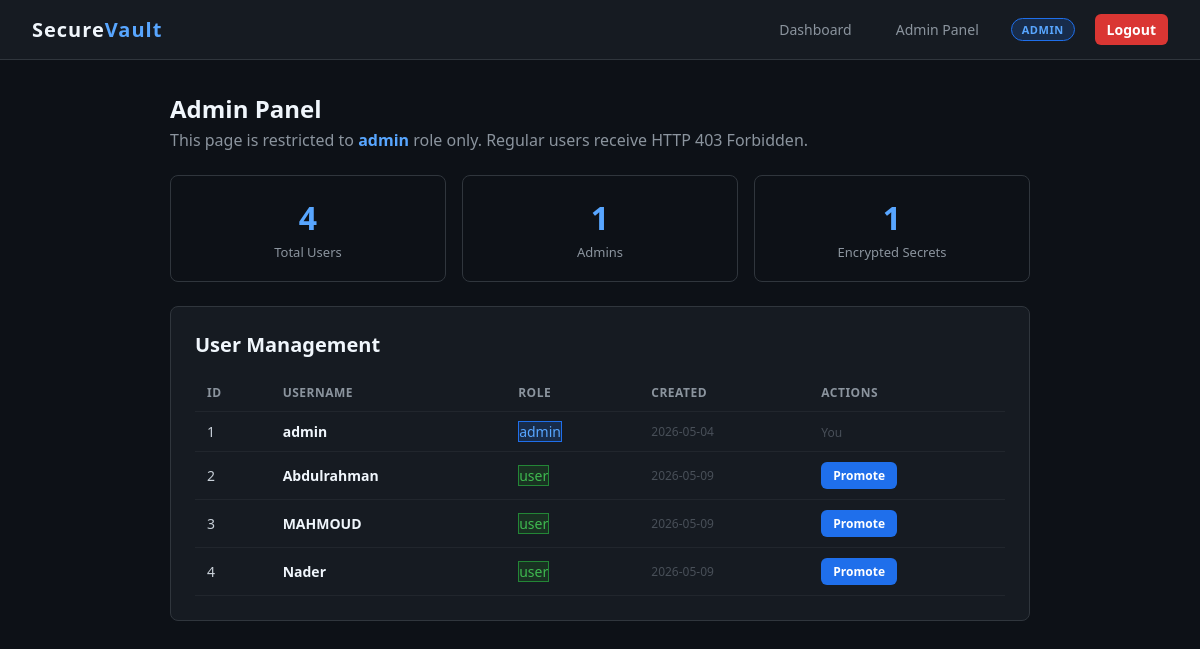
The page /admin (signed in) on the database its author committed.
### tables this page shows
CREATE TABLE users (
            id          INTEGER PRIMARY KEY AUTOINCREMENT,
            username    TEXT    UNIQUE NOT NULL,
            password    TEXT    NOT NULL,          -- bcrypt hash (NEVER plaintext)
            role        TEXT    NOT NULL DEFAULT 'user',  -- 'admin' or 'user'
            created_at  TEXT    NOT NULL
        );

### app.py (the view)
@app.route("/admin")
@admin_required
def admin_panel():
    db = get_db()
    users = db.execute("SELECT id, username, role, created_at FROM users ORDER BY id").fetchall()
    stats = {
        "total_users": db.execute("SELECT COUNT(*) FROM users").fetchone()[0],
        "total_admins": db.execute("SELECT COUNT(*) FROM users WHERE role = 'admin'").fetchone()[0],
        "total_secrets": db.execute("SELECT COUNT(*) FROM secrets").fetchone()[0],
    }
    return render_template("admin.html", users=users, stats=stats)

### app.py (called while the page is built)
def get_db():
    if "db" not in g:
        g.db = sqlite3.connect(DATABASE)
        g.db.row_factory = sqlite3.Row  # Access columns by name
    return g.db

@login_manager.user_loader
def load_user(user_id):
    db = get_db()
    row = db.execute("SELECT * FROM users WHERE id = ?", (user_id,)).fetchone()
    if row:
        return User(row["id"], row["username"], row["role"])
    return None

def admin_required(f):
    from functools import wraps
    @wraps(f)
    @login_required
    def decorated(*args, **kwargs):
        if not current_user.is_admin():
            abort(403)  # Forbidden — user does not have admin role
        return f(*args, **kwargs)
    return decorated

    def is_admin(self):
        return self.role == "admin"

### templates/admin.html (shortened to what this page needs)
{% extends "base.html" %}
{% block content %}
<div class="container">
    <h2 style="color:#f0f6fc; margin-bottom:4px;">Admin Panel</h2>
    <p style="color:#8b949e; margin-bottom:24px;">
        This page is restricted to <strong style="color:#58a6ff;">admin</strong> role only.
        Regular users receive HTTP 403 Forbidden.
    </p>
    <div class="stats-grid">
        <div class="stat-card">
            <div class="stat-number">{{ stats.total_users }}</div>
            <div class="stat-label">Total Users</div>
        </div>
        <div class="stat-card">
            <div class="stat-number">{{ stats.total_admins }}</div>
            <div class="stat-label">Admins</div>
        </div>
        <div class="stat-card">
            <div class="stat-number">{{ stats.total_secrets }}</div>
            <div class="stat-label">Encrypted Secrets</div>
        </div>
    </div>
    <div class="card">
        <h2>User Management</h2>
        <table>
            <thead>
                <tr>
                    <th>ID</th>
                    <th>Username</th>
                    <th>Role</th>
                    <th>Created</th>
                    <th>Actions</th>
                </tr>
            </thead>
            <tbody>
                {% for user in users %}
                <tr>
                    <td>{{ user.id }}</td>
                    <td style="color:#f0f6fc; font-weight:600;">{{ user.username }}</td>
                    <td>
                        <span class="role-badge {{ 'role-admin' if user.role == 'admin' else 'role-user' }}">
                            {{ user.role }}
                        </span>
                    </td>
                    <td style="font-size:12px; color:#484f58;">{{ user.created_at[:10] }}</td>
                    <td>
                        {% if user.role == 'user' %}
                        <form method="POST" action="{{ url_for('promote_user', user_id=user.id) }}" style="display:inline;">
                            <button type="submit" class="btn btn-blue btn-sm"
                                    onclick="return confirm('Promote {{ user.username }} to admin?')">
                                Promote
                            </button>
                        </form>
                        {% else %}
                        <span style="color:#484f58; font-size:12px;">You</span>
                        {% endif %}
                    </td>
                </tr>
                {% endfor %}
            </tbody>
        </table>
    </div>
</div>
{% endblock %}

### templates/base.html (shortened to what this page needs)
<!DOCTYPE html>
<html lang="en">
<head>
</head>
<body>
    {% if current_user.is_authenticated %}
    <nav>
        <div class="logo"><span>Secure</span>Vault</div>
        <div class="nav-links">
            <a href="{{ url_for('dashboard') }}">Dashboard</a>
            {% if current_user.role == 'admin' %}
                <a href="{{ url_for('admin_panel') }}">Admin Panel</a>
            {% endif %}
            <span class="role-badge {{ 'role-admin' if current_user.role == 'admin' else 'role-user' }}">
                {{ current_user.role }}
            </span>
            <a href="{{ url_for('logout') }}" class="btn-logout">Logout</a>
        </div>
    </nav>
    {% endif %}
    {% block content %}{% endblock %}
</body>
</html>

### templates/base.html (style rules this page uses)
* { margin: 0; padding: 0; box-sizing: border-box; }
body { font-family: 'Segoe UI', Tahoma, Geneva, Verdana, sans-serif; background: #0d1117; color: #c9d1d9; min-height: 100vh; }
a { color: #58a6ff; text-decoration: none; }
nav { background: #161b22; border-bottom: 1px solid #30363d; padding: 14px 32px; display: flex; justify-content: space-between; align-items: center; }
nav .logo { font-size: 20px; font-weight: 700; color: #58a6ff; letter-spacing: 1px; }
nav .logo span { color: #f0f6fc; }
nav .nav-links { display: flex; gap: 20px; align-items: center; }
nav .nav-links a { color: #8b949e; font-size: 14px; padding: 6px 12px; border-radius: 6px; transition: all 0.2s; }
nav .nav-links .role-badge { font-size: 11px; padding: 3px 10px; border-radius: 20px; font-weight: 600; text-transform: uppercase; letter-spacing: 0.5px; }
.role-admin { background: #1f6feb33; color: #58a6ff; border: 1px solid #1f6feb; }
.role-user { background: #23862533; color: #3fb950; border: 1px solid #238636; }
.btn-logout { background: #da3633; color: #fff !important; padding: 6px 14px; border-radius: 6px; font-size: 13px; font-weight: 600; }
.container { max-width: 900px; margin: 0 auto; padding: 32px 20px; }
.card { background: #161b22; border: 1px solid #30363d; border-radius: 8px; padding: 24px; margin-bottom: 16px; }
.card h2 { color: #f0f6fc; font-size: 20px; margin-bottom: 16px; }
.btn { display: inline-block; padding: 10px 20px; border-radius: 6px; font-size: 14px; font-weight: 600; border: none; cursor: pointer; transition: all 0.2s; font-family: inherit; }
.btn-blue { background: #1f6feb; color: #fff; }
.btn-sm { padding: 5px 12px; font-size: 12px; }
table { width: 100%; border-collapse: collapse; }
th, td { padding: 10px 12px; text-align: left; border-bottom: 1px solid #21262d; font-size: 14px; }
th { color: #8b949e; font-weight: 600; font-size: 12px; text-transform: uppercase; letter-spacing: 0.5px; }
.stats-grid { display: grid; grid-template-columns: repeat(3, 1fr); gap: 16px; margin-bottom: 24px; }
.stat-card { background: #0d1117; border: 1px solid #30363d; border-radius: 8px; padding: 20px; text-align: center; }
.stat-card .stat-number { font-size: 32px; font-weight: 700; color: #58a6ff; }
.stat-card .stat-label { font-size: 13px; color: #8b949e; margin-top: 4px; }

### rows shown on the page
users: role "ADMIN", id "1", username "admin", role "admin", created_at "2026-05-04", shows "You"
users: id "2", username "Abdulrahman", role "user", created_at "2026-05-09"
users: id "3", username "MAHMOUD", role "user", created_at "2026-05-09"
users: id "4", username "Nader", role "user", created_at "2026-05-09"

### other values the page prints
{{ stats.total_users }} "4"
{{ stats.total_admins }} "1"
{{ stats.total_secrets }} "1"
